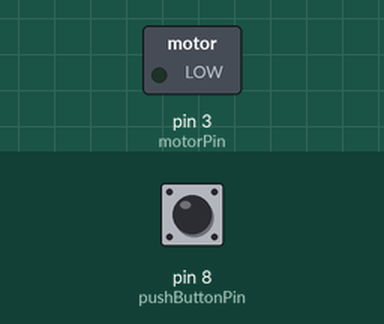
Recording of a sketch running on a simulated Arduino Uno, built with avr-gcc and run on an emulated ATmega328P. On the bench: switched loads named in the sketch (green lamp = pin HIGH). The test bench sets the inputs (shaded band); at power-on: pin 8 (pushButtonPin) LOW.

Above: at 1.2 s.
1.3 s: pin 8 (pushButtonPin) pulled HIGH for 0.15 s
At 1.37 s:
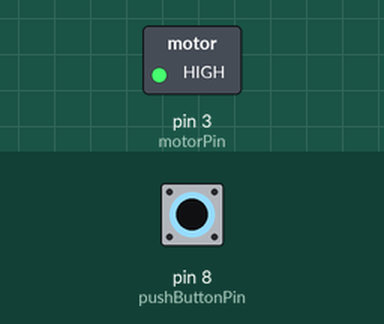
2.9 s: pin 8 (pushButtonPin) pulled HIGH for 3.2 s
At 7.4 s:
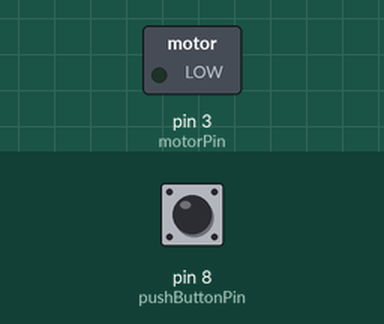
Timing chart, 0 to 8.9 s (numbered marks = the images above; inputs shaded):
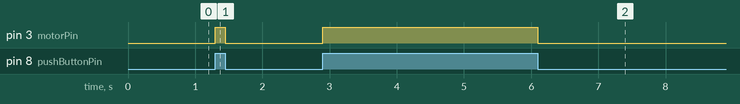

The sketch:

4.0.ino
```cpp
// CONSTANT GLOBAL VARS
int motorPin = 3;
int pushButtonPin = 8;
int buttonState = 0;

void setup() {
  // put your setup code here, to run once:
  pinMode(motorPin, OUTPUT);
  pinMode(pushButtonPin, INPUT);
}

void loop() {
  // put your main code here, to run repeatedly:

  // Read Button State
  buttonState = digitalRead(pushButtonPin);

  // Check Button State: Motor ON if Button PRESSED, Otherwise OFF
  if (buttonState == HIGH)
  {
    digitalWrite(motorPin, HIGH);
  }
  else
  {
    digitalWrite(motorPin, LOW);
  }
}
```

Measured:
- after the input at 1.3 s, pin 3 (motorPin): LOW → HIGH at once, → LOW 0.15 s later
- after the input at 2.9 s, pin 3 (motorPin): LOW → HIGH at once, → LOW 3.2 s later
